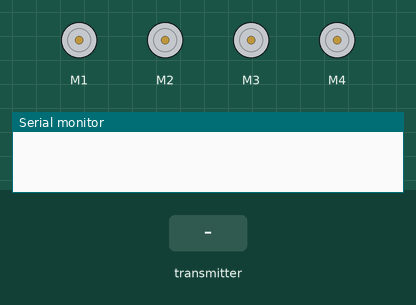
The sketch below on a simulated Arduino Mega 2560, built with avr-gcc and run on an emulated ATmega2560. Shown: 4 × DC motor (green arrow = forward, orange = backward, longer = faster), the last lines printed to the serial monitor. Inputs (shaded band) come from the test bench. No radio packets arrive unless stated.

Above: at 1.2 s.
1.3 s: the transmitter starts sending xAxis = 256
At 1.6 s:
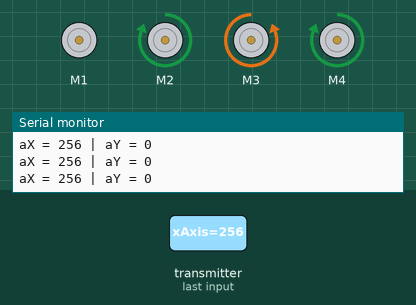
2.8 s: the transmitter starts sending yAxis = 256
At 4.0 s:
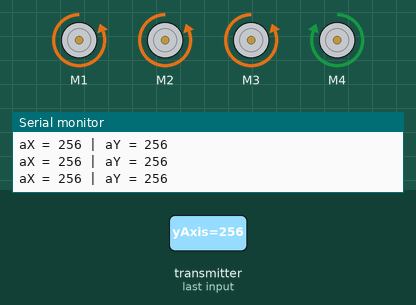
4.3 s: the transmitter starts sending xAxis = 512
7.3 s: the transmitter starts sending xAxis = 0
10.3 s: the transmitter starts sending xAxis = 256
13.3 s: the transmitter starts sending xAxis = 0
At 14.5 s:
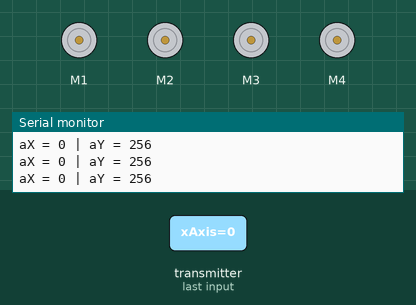
Timing chart, 0 to 63.8 s (numbered marks = the images above; inputs shaded):
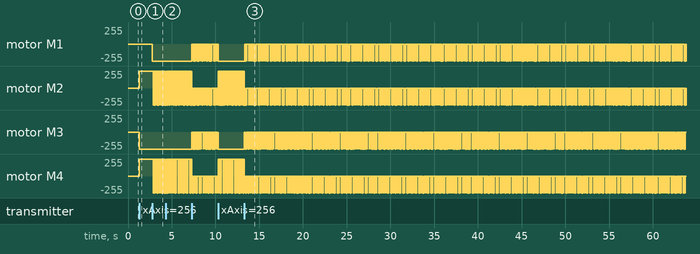

Measured:
- after the input at 1.3 s, motor M2, motor M4: stopped → forward 255/255 at once; motor M3: stopped → backward 255/255 at once
- after the input at 2.8 s, motor M1: stopped → backward 255/255 at once; motor M4: forward 255/255 → backward 255/255 after 0.06 s, then repeats every 0.30 s: backward 255/255 0.01 s, forward 255/255 0.19 s, backward 255/255 0.02 s, forward 255/255 0.08 s

The sketch:

R1.ino
```cpp
#include <SPI.h>
#include <nRF24L01.h>
#include <RF24.h>
#include <AFMotor.h>
RF24 radio(22, 23); // CE, CSN
struct data{  //data structure to store the X,Y sent by the Gyroscope
  int xAxis;
  int yAxis;

};
data send_data;

AF_DCMotor motor1(1); //declaration of the motor variables according to the screw terminals
AF_DCMotor motor2(2); // that i connected the jumper wires to
AF_DCMotor motor3(3);
AF_DCMotor motor4(4);

const byte address[6] = "71993"; // address for the radio com
void setup() {
  Serial.begin(9600);
  radio.begin();
  radio.openReadingPipe(0, address);
  radio.setPALevel(RF24_PA_MIN);
  radio.startListening();
    motor1.setSpeed(200);
  motor1.run(RELEASE);
  motor2.setSpeed(200);
  motor2.run(RELEASE);
  motor3.setSpeed(200);
  motor3.run(RELEASE);
  motor4.setSpeed(200);
  motor4.run(RELEASE);
}
void loop() {
  if (radio.available()) {

  radio.read(&send_data, sizeof(send_data));
  Serial.print("aX = "); Serial.print(send_data.xAxis);
  Serial.print(" | aY = "); Serial.print(send_data.yAxis);
  Serial.println();

  }


  if(send_data.yAxis > 10) { //Backward movement
  motor1.run(BACKWARD);
  motor1.setSpeed(255);
  motor2.run(BACKWARD);
  motor2.setSpeed(255);
  motor3.run(BACKWARD);
  motor3.setSpeed(255);
  motor4.run(BACKWARD);
  motor4.setSpeed(255);

}
else if(send_data.yAxis < 0) { //Forward movement
  motor1.run(FORWARD);
  motor1.setSpeed(255);
  motor2.run(FORWARD);
  motor2.setSpeed(255);
  motor3.run(FORWARD);
  motor3.setSpeed(255);
  motor4.run(FORWARD);
  motor4.setSpeed(255);
}
if(send_data.xAxis < 0 ){ //turn right

  motor3.run(FORWARD);
  motor3.setSpeed(255);
  motor2.run(BACKWARD);
  motor2.setSpeed(255);

   motor4.run(FORWARD);
  motor4.setSpeed(255);

}
else if(send_data.xAxis > 10){ //turn left
  motor3.run(BACKWARD);
  motor3.setSpeed(255);
  motor2.run(FORWARD);
  motor2.setSpeed(255);


  motor4.run(FORWARD);
  motor4.setSpeed(255);

}
else  //stop
{
  motor1.run(RELEASE);
  motor2.run(RELEASE);
  motor3.run(RELEASE);
  motor4.run(RELEASE);
  }

 }
```
